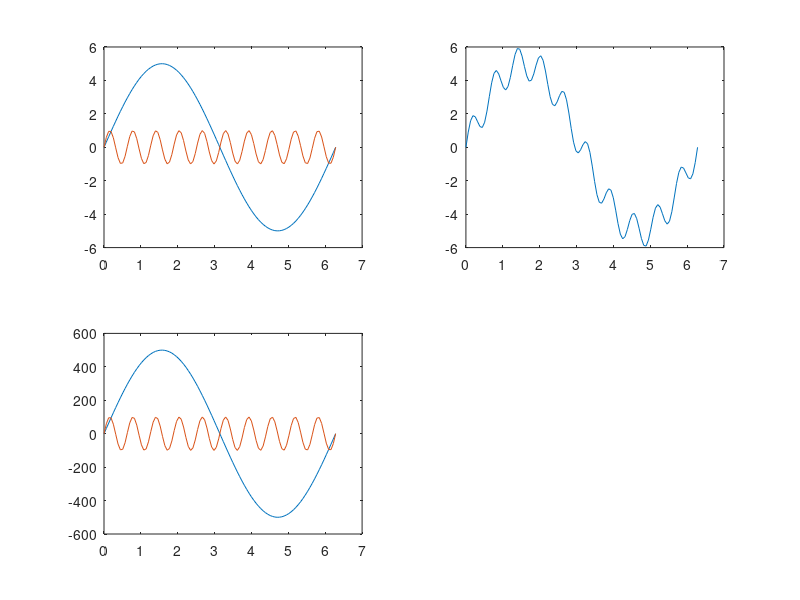

This chart was generated by the following MATLAB code:
x=linspace(0,2*pi,100);



y1=5*sin(x);
y2=sin(10*x);
y=y1+y2;

subplot(2,2,1);
plot(x,y1,x,y2);
subplot(2,2,2);
plot(x,y);

subplot(2,2,3);
plot(x,y1*100,x,y2*100);
